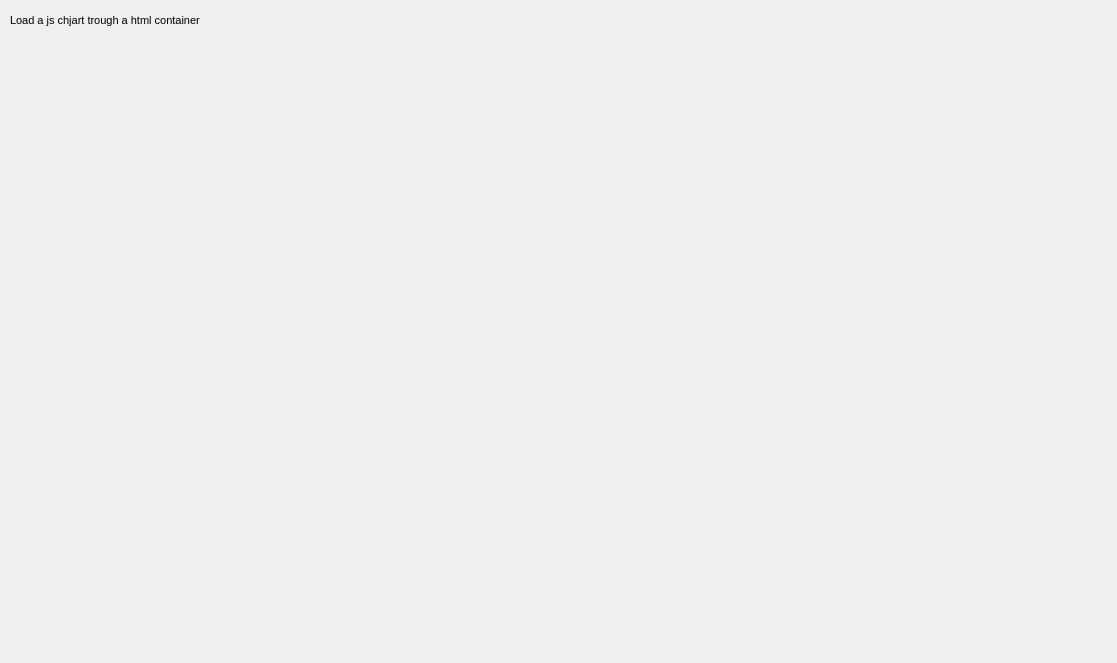
<?xml version="1.0" encoding="UTF-8"?>
<ui version="4.0">
 <class>Form</class>
 <widget class="QWidget" name="Form">
  <property name="geometry">
   <rect>
    <x>0</x>
    <y>0</y>
    <width>1117</width>
    <height>663</height>
   </rect>
  </property>
  <property name="windowTitle">
   <string>File Extension Selector</string>
  </property>
  <widget class="QLabel" name="Description">
   <property name="geometry">
    <rect>
     <x>10</x>
     <y>10</y>
     <width>281</width>
     <height>21</height>
    </rect>
   </property>
   <property name="sizePolicy">
    <sizepolicy hsizetype="Maximum" vsizetype="Expanding">
     <horstretch>0</horstretch>
     <verstretch>0</verstretch>
    </sizepolicy>
   </property>
   <property name="font">
    <font>
     <pointsize>8</pointsize>
    </font>
   </property>
   <property name="text">
    <string>Load a js chjart trough a html container</string>
   </property>
   <property name="wordWrap">
    <bool>true</bool>
   </property>
  </widget>
  <widget class="QWidget" name="webFrame" native="true">
   <property name="geometry">
    <rect>
     <x>10</x>
     <y>40</y>
     <width>1041</width>
     <height>601</height>
    </rect>
   </property>
  </widget>
 </widget>
 <resources/>
 <connections/>
</ui>
